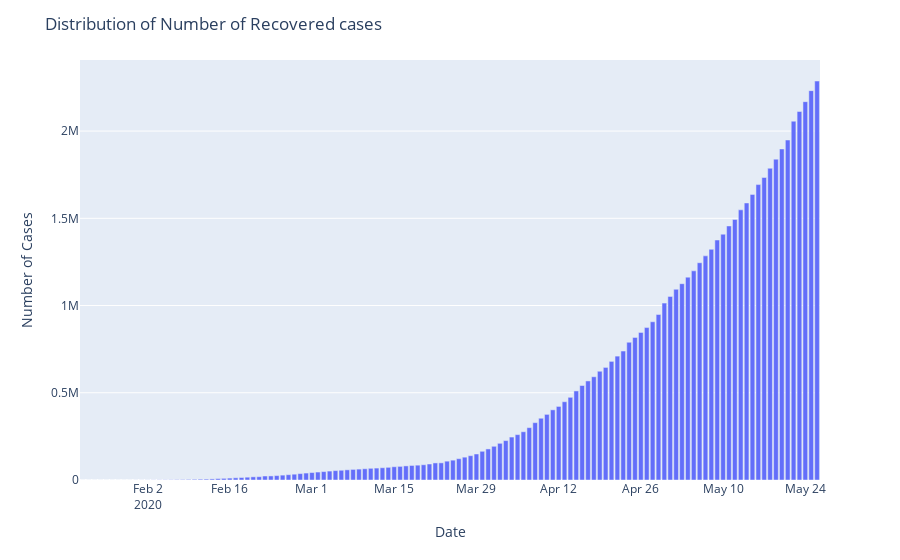

The code cell stored with this chart in its notebook:
### Code cell
fig=px.bar(x=datewise.index,y=datewise["Recovered"])
fig.update_layout(title="Distribution of Number of Recovered cases",
                  xaxis_title="Date",yaxis_title="Number of Cases")
fig.show()
